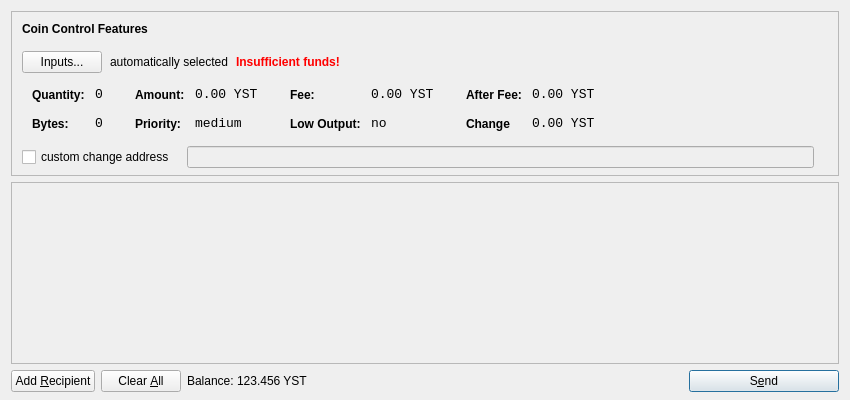
<?xml version="1.0" encoding="UTF-8"?>
<ui version="4.0">
 <class>SendCoinsDialog</class>
 <widget class="QDialog" name="SendCoinsDialog">
  <property name="geometry">
   <rect>
    <x>0</x>
    <y>0</y>
    <width>850</width>
    <height>400</height>
   </rect>
  </property>
  <property name="windowTitle">
   <string>Send Coins</string>
  </property>
  <layout class="QVBoxLayout" name="verticalLayout" stretch="0,1,0">
   <property name="bottomMargin">
    <number>8</number>
   </property>
   <item>
    <widget class="QFrame" name="frameCoinControl">
     <property name="sizePolicy">
      <sizepolicy hsizetype="Expanding" vsizetype="Expanding">
       <horstretch>0</horstretch>
       <verstretch>0</verstretch>
      </sizepolicy>
     </property>
     <property name="maximumSize">
      <size>
       <width>16777215</width>
       <height>16777215</height>
      </size>
     </property>
     <property name="frameShape">
      <enum>QFrame::StyledPanel</enum>
     </property>
     <property name="frameShadow">
      <enum>QFrame::Sunken</enum>
     </property>
     <layout class="QVBoxLayout" name="verticalLayoutCoinControl2">
      <property name="spacing">
       <number>-1</number>
      </property>
      <property name="leftMargin">
       <number>0</number>
      </property>
      <property name="topMargin">
       <number>0</number>
      </property>
      <property name="rightMargin">
       <number>0</number>
      </property>
      <property name="bottomMargin">
       <number>6</number>
      </property>
      <item>
       <layout class="QVBoxLayout" name="verticalLayoutCoinControl" stretch="0,0,0,0,1">
        <property name="spacing">
         <number>0</number>
        </property>
        <property name="leftMargin">
         <number>10</number>
        </property>
        <property name="topMargin">
         <number>10</number>
        </property>
        <item>
         <layout class="QHBoxLayout" name="horizontalLayoutCoinControl1">
          <property name="bottomMargin">
           <number>15</number>
          </property>
          <item>
           <widget class="QLabel" name="labelCoinControlFeatures">
            <property name="sizePolicy">
             <sizepolicy hsizetype="Preferred" vsizetype="Maximum">
              <horstretch>0</horstretch>
              <verstretch>0</verstretch>
             </sizepolicy>
            </property>
            <property name="font">
             <font>
              <weight>75</weight>
              <bold>true</bold>
             </font>
            </property>
            <property name="styleSheet">
             <string notr="true">font-weight:bold;</string>
            </property>
            <property name="text">
             <string>Coin Control Features</string>
            </property>
           </widget>
          </item>
         </layout>
        </item>
        <item>
         <layout class="QHBoxLayout" name="horizontalLayoutCoinControl2" stretch="0,0,0,0">
          <property name="spacing">
           <number>8</number>
          </property>
          <property name="bottomMargin">
           <number>10</number>
          </property>
          <item>
           <widget class="QPushButton" name="pushButtonCoinControl">
            <property name="styleSheet">
             <string notr="true"/>
            </property>
            <property name="text">
             <string>Inputs...</string>
            </property>
           </widget>
          </item>
          <item>
           <widget class="QLabel" name="labelCoinControlAutomaticallySelected">
            <property name="text">
             <string>automatically selected</string>
            </property>
            <property name="margin">
             <number>5</number>
            </property>
           </widget>
          </item>
          <item>
           <widget class="QLabel" name="labelCoinControlInsuffFunds">
            <property name="font">
             <font>
              <weight>75</weight>
              <bold>true</bold>
             </font>
            </property>
            <property name="styleSheet">
             <string notr="true">color:red;font-weight:bold;</string>
            </property>
            <property name="text">
             <string>Insufficient funds!</string>
            </property>
            <property name="margin">
             <number>5</number>
            </property>
           </widget>
          </item>
          <item>
           <spacer name="horizontalSpacerCoinControl">
            <property name="orientation">
             <enum>Qt::Horizontal</enum>
            </property>
            <property name="sizeHint" stdset="0">
             <size>
              <width>40</width>
              <height>1</height>
             </size>
            </property>
           </spacer>
          </item>
         </layout>
        </item>
        <item>
         <widget class="QWidget" name="widgetCoinControl" native="true">
          <property name="sizePolicy">
           <sizepolicy hsizetype="Preferred" vsizetype="Preferred">
            <horstretch>0</horstretch>
            <verstretch>0</verstretch>
           </sizepolicy>
          </property>
          <property name="minimumSize">
           <size>
            <width>0</width>
            <height>0</height>
           </size>
          </property>
          <property name="styleSheet">
           <string notr="true"/>
          </property>
          <layout class="QHBoxLayout" name="horizontalLayoutCoinControl5">
           <property name="margin">
            <number>0</number>
           </property>
           <item>
            <layout class="QHBoxLayout" name="horizontalLayoutCoinControl3" stretch="0,0,0,1">
             <property name="spacing">
              <number>20</number>
             </property>
             <property name="topMargin">
              <number>0</number>
             </property>
             <property name="bottomMargin">
              <number>10</number>
             </property>
             <item>
              <layout class="QFormLayout" name="formLayoutCoinControl1">
               <property name="horizontalSpacing">
                <number>10</number>
               </property>
               <property name="verticalSpacing">
                <number>14</number>
               </property>
               <property name="leftMargin">
                <number>10</number>
               </property>
               <property name="topMargin">
                <number>4</number>
               </property>
               <property name="rightMargin">
                <number>6</number>
               </property>
               <item row="0" column="0">
                <widget class="QLabel" name="labelCoinControlQuantityText">
                 <property name="styleSheet">
                  <string notr="true">font-weight:bold;</string>
                 </property>
                 <property name="text">
                  <string>Quantity:</string>
                 </property>
                 <property name="margin">
                  <number>0</number>
                 </property>
                </widget>
               </item>
               <item row="0" column="1">
                <widget class="QLabel" name="labelCoinControlQuantity">
                 <property name="font">
                  <font>
                   <family>Monospace</family>
                   <pointsize>10</pointsize>
                  </font>
                 </property>
                 <property name="cursor">
                  <cursorShape>IBeamCursor</cursorShape>
                 </property>
                 <property name="contextMenuPolicy">
                  <enum>Qt::ActionsContextMenu</enum>
                 </property>
                 <property name="text">
                  <string>0</string>
                 </property>
                 <property name="margin">
                  <number>0</number>
                 </property>
                 <property name="textInteractionFlags">
                  <set>Qt::LinksAccessibleByMouse|Qt::TextSelectableByKeyboard|Qt::TextSelectableByMouse</set>
                 </property>
                </widget>
               </item>
               <item row="1" column="0">
                <widget class="QLabel" name="labelCoinControlBytesText">
                 <property name="styleSheet">
                  <string notr="true">font-weight:bold;</string>
                 </property>
                 <property name="text">
                  <string>Bytes:</string>
                 </property>
                </widget>
               </item>
               <item row="1" column="1">
                <widget class="QLabel" name="labelCoinControlBytes">
                 <property name="font">
                  <font>
                   <family>Monospace</family>
                   <pointsize>10</pointsize>
                  </font>
                 </property>
                 <property name="cursor">
                  <cursorShape>IBeamCursor</cursorShape>
                 </property>
                 <property name="contextMenuPolicy">
                  <enum>Qt::ActionsContextMenu</enum>
                 </property>
                 <property name="text">
                  <string>0</string>
                 </property>
                 <property name="textInteractionFlags">
                  <set>Qt::LinksAccessibleByMouse|Qt::TextSelectableByKeyboard|Qt::TextSelectableByMouse</set>
                 </property>
                </widget>
               </item>
              </layout>
             </item>
             <item>
              <layout class="QFormLayout" name="formLayoutCoinControl2">
               <property name="horizontalSpacing">
                <number>10</number>
               </property>
               <property name="verticalSpacing">
                <number>14</number>
               </property>
               <property name="leftMargin">
                <number>6</number>
               </property>
               <property name="topMargin">
                <number>4</number>
               </property>
               <property name="rightMargin">
                <number>6</number>
               </property>
               <item row="0" column="0">
                <widget class="QLabel" name="labelCoinControlAmountText">
                 <property name="styleSheet">
                  <string notr="true">font-weight:bold;</string>
                 </property>
                 <property name="text">
                  <string>Amount:</string>
                 </property>
                 <property name="margin">
                  <number>0</number>
                 </property>
                </widget>
               </item>
               <item row="0" column="1">
                <widget class="QLabel" name="labelCoinControlAmount">
                 <property name="font">
                  <font>
                   <family>Monospace</family>
                   <pointsize>10</pointsize>
                  </font>
                 </property>
                 <property name="cursor">
                  <cursorShape>IBeamCursor</cursorShape>
                 </property>
                 <property name="contextMenuPolicy">
                  <enum>Qt::ActionsContextMenu</enum>
                 </property>
                 <property name="text">
                  <string>0.00 YST</string>
                 </property>
                 <property name="textInteractionFlags">
                  <set>Qt::LinksAccessibleByMouse|Qt::TextSelectableByKeyboard|Qt::TextSelectableByMouse</set>
                 </property>
                </widget>
               </item>
               <item row="1" column="0">
                <widget class="QLabel" name="labelCoinControlPriorityText">
                 <property name="styleSheet">
                  <string notr="true">font-weight:bold;</string>
                 </property>
                 <property name="text">
                  <string>Priority:</string>
                 </property>
                </widget>
               </item>
               <item row="1" column="1">
                <widget class="QLabel" name="labelCoinControlPriority">
                 <property name="font">
                  <font>
                   <family>Monospace</family>
                   <pointsize>10</pointsize>
                  </font>
                 </property>
                 <property name="cursor">
                  <cursorShape>IBeamCursor</cursorShape>
                 </property>
                 <property name="contextMenuPolicy">
                  <enum>Qt::ActionsContextMenu</enum>
                 </property>
                 <property name="text">
                  <string>medium</string>
                 </property>
                 <property name="textInteractionFlags">
                  <set>Qt::LinksAccessibleByMouse|Qt::TextSelectableByKeyboard|Qt::TextSelectableByMouse</set>
                 </property>
                </widget>
               </item>
              </layout>
             </item>
             <item>
              <layout class="QFormLayout" name="formLayoutCoinControl3">
               <property name="horizontalSpacing">
                <number>10</number>
               </property>
               <property name="verticalSpacing">
                <number>14</number>
               </property>
               <property name="leftMargin">
                <number>6</number>
               </property>
               <property name="topMargin">
                <number>4</number>
               </property>
               <property name="rightMargin">
                <number>6</number>
               </property>
               <item row="0" column="0">
                <widget class="QLabel" name="labelCoinControlFeeText">
                 <property name="styleSheet">
                  <string notr="true">font-weight:bold;</string>
                 </property>
                 <property name="text">
                  <string>Fee:</string>
                 </property>
                 <property name="margin">
                  <number>0</number>
                 </property>
                </widget>
               </item>
               <item row="0" column="1">
                <widget class="QLabel" name="labelCoinControlFee">
                 <property name="font">
                  <font>
                   <family>Monospace</family>
                   <pointsize>10</pointsize>
                  </font>
                 </property>
                 <property name="cursor">
                  <cursorShape>IBeamCursor</cursorShape>
                 </property>
                 <property name="contextMenuPolicy">
                  <enum>Qt::ActionsContextMenu</enum>
                 </property>
                 <property name="text">
                  <string>0.00 YST</string>
                 </property>
                 <property name="textInteractionFlags">
                  <set>Qt::LinksAccessibleByMouse|Qt::TextSelectableByKeyboard|Qt::TextSelectableByMouse</set>
                 </property>
                </widget>
               </item>
               <item row="1" column="0">
                <widget class="QLabel" name="labelCoinControlLowOutputText">
                 <property name="styleSheet">
                  <string notr="true">font-weight:bold;</string>
                 </property>
                 <property name="text">
                  <string>Low Output:</string>
                 </property>
                </widget>
               </item>
               <item row="1" column="1">
                <widget class="QLabel" name="labelCoinControlLowOutput">
                 <property name="font">
                  <font>
                   <family>Monospace</family>
                   <pointsize>10</pointsize>
                  </font>
                 </property>
                 <property name="cursor">
                  <cursorShape>IBeamCursor</cursorShape>
                 </property>
                 <property name="contextMenuPolicy">
                  <enum>Qt::ActionsContextMenu</enum>
                 </property>
                 <property name="text">
                  <string>no</string>
                 </property>
                 <property name="textInteractionFlags">
                  <set>Qt::LinksAccessibleByMouse|Qt::TextSelectableByKeyboard|Qt::TextSelectableByMouse</set>
                 </property>
                </widget>
               </item>
              </layout>
             </item>
             <item>
              <layout class="QFormLayout" name="formLayoutCoinControl4">
               <property name="horizontalSpacing">
                <number>10</number>
               </property>
               <property name="verticalSpacing">
                <number>14</number>
               </property>
               <property name="leftMargin">
                <number>6</number>
               </property>
               <property name="topMargin">
                <number>4</number>
               </property>
               <property name="rightMargin">
                <number>6</number>
               </property>
               <item row="0" column="0">
                <widget class="QLabel" name="labelCoinControlAfterFeeText">
                 <property name="styleSheet">
                  <string notr="true">font-weight:bold;</string>
                 </property>
                 <property name="text">
                  <string>After Fee:</string>
                 </property>
                 <property name="margin">
                  <number>0</number>
                 </property>
                </widget>
               </item>
               <item row="0" column="1">
                <widget class="QLabel" name="labelCoinControlAfterFee">
                 <property name="font">
                  <font>
                   <family>Monospace</family>
                   <pointsize>10</pointsize>
                  </font>
                 </property>
                 <property name="cursor">
                  <cursorShape>IBeamCursor</cursorShape>
                 </property>
                 <property name="contextMenuPolicy">
                  <enum>Qt::ActionsContextMenu</enum>
                 </property>
                 <property name="text">
                  <string>0.00 YST</string>
                 </property>
                 <property name="textInteractionFlags">
                  <set>Qt::LinksAccessibleByMouse|Qt::TextSelectableByKeyboard|Qt::TextSelectableByMouse</set>
                 </property>
                </widget>
               </item>
               <item row="1" column="0">
                <widget class="QLabel" name="labelCoinControlChangeText">
                 <property name="styleSheet">
                  <string notr="true">font-weight:bold;</string>
                 </property>
                 <property name="text">
                  <string>Change</string>
                 </property>
                </widget>
               </item>
               <item row="1" column="1">
                <widget class="QLabel" name="labelCoinControlChange">
                 <property name="font">
                  <font>
                   <family>Monospace</family>
                   <pointsize>10</pointsize>
                  </font>
                 </property>
                 <property name="cursor">
                  <cursorShape>IBeamCursor</cursorShape>
                 </property>
                 <property name="contextMenuPolicy">
                  <enum>Qt::ActionsContextMenu</enum>
                 </property>
                 <property name="text">
                  <string>0.00 YST</string>
                 </property>
                 <property name="textInteractionFlags">
                  <set>Qt::LinksAccessibleByMouse|Qt::TextSelectableByKeyboard|Qt::TextSelectableByMouse</set>
                 </property>
                </widget>
               </item>
              </layout>
             </item>
            </layout>
           </item>
          </layout>
         </widget>
        </item>
        <item>
         <layout class="QHBoxLayout" name="horizontalLayoutCoinControl4" stretch="0,0,0">
          <property name="spacing">
           <number>12</number>
          </property>
          <property name="sizeConstraint">
           <enum>QLayout::SetDefaultConstraint</enum>
          </property>
          <property name="topMargin">
           <number>5</number>
          </property>
          <property name="rightMargin">
           <number>5</number>
          </property>
          <item>
           <widget class="QCheckBox" name="checkBoxCoinControlChange">
            <property name="text">
             <string>custom change address</string>
            </property>
           </widget>
          </item>
          <item>
           <widget class="QLineEdit" name="lineEditCoinControlChange">
            <property name="enabled">
             <bool>false</bool>
            </property>
            <property name="sizePolicy">
             <sizepolicy hsizetype="Expanding" vsizetype="Fixed">
              <horstretch>0</horstretch>
              <verstretch>0</verstretch>
             </sizepolicy>
            </property>
           </widget>
          </item>
          <item>
           <widget class="QLabel" name="labelCoinControlChangeLabel">
            <property name="sizePolicy">
             <sizepolicy hsizetype="Preferred" vsizetype="Expanding">
              <horstretch>0</horstretch>
              <verstretch>0</verstretch>
             </sizepolicy>
            </property>
            <property name="minimumSize">
             <size>
              <width>0</width>
              <height>0</height>
             </size>
            </property>
            <property name="text">
             <string/>
            </property>
            <property name="margin">
             <number>3</number>
            </property>
           </widget>
          </item>
         </layout>
        </item>
        <item>
         <spacer name="verticalSpacerCoinControl">
          <property name="orientation">
           <enum>Qt::Vertical</enum>
          </property>
          <property name="sizeHint" stdset="0">
           <size>
            <width>800</width>
            <height>1</height>
           </size>
          </property>
         </spacer>
        </item>
       </layout>
      </item>
     </layout>
    </widget>
   </item>
   <item>
    <widget class="QScrollArea" name="scrollArea">
     <property name="widgetResizable">
      <bool>true</bool>
     </property>
     <widget class="QWidget" name="scrollAreaWidgetContents">
      <property name="geometry">
       <rect>
        <x>0</x>
        <y>0</y>
        <width>830</width>
        <height>165</height>
       </rect>
      </property>
      <layout class="QVBoxLayout" name="verticalLayout_2">
       <property name="margin">
        <number>0</number>
       </property>
       <item>
        <layout class="QVBoxLayout" name="entries">
         <property name="spacing">
          <number>6</number>
         </property>
        </layout>
       </item>
       <item>
        <spacer name="verticalSpacer">
         <property name="orientation">
          <enum>Qt::Vertical</enum>
         </property>
         <property name="sizeHint" stdset="0">
          <size>
           <width>20</width>
           <height>40</height>
          </size>
         </property>
        </spacer>
       </item>
      </layout>
     </widget>
    </widget>
   </item>
   <item>
    <layout class="QHBoxLayout" name="horizontalLayout">
     <item>
      <widget class="QPushButton" name="addButton">
       <property name="toolTip">
        <string>Send to multiple recipients at once</string>
       </property>
       <property name="text">
        <string>Add &amp;Recipient</string>
       </property>
       <property name="icon">
        <iconset resource="../bitcoin.qrc">
         <normaloff>:/icons/add</normaloff>:/icons/add</iconset>
       </property>
       <property name="autoDefault">
        <bool>false</bool>
       </property>
      </widget>
     </item>
     <item>
      <widget class="QPushButton" name="clearButton">
       <property name="sizePolicy">
        <sizepolicy hsizetype="Minimum" vsizetype="Fixed">
         <horstretch>0</horstretch>
         <verstretch>0</verstretch>
        </sizepolicy>
       </property>
       <property name="toolTip">
        <string>Remove all transaction fields</string>
       </property>
       <property name="text">
        <string>Clear &amp;All</string>
       </property>
       <property name="icon">
        <iconset resource="../bitcoin.qrc">
         <normaloff>:/icons/remove</normaloff>:/icons/remove</iconset>
       </property>
       <property name="autoRepeatDelay">
        <number>300</number>
       </property>
       <property name="autoDefault">
        <bool>false</bool>
       </property>
      </widget>
     </item>
     <item>
      <layout class="QHBoxLayout" name="horizontalLayout_2">
       <property name="spacing">
        <number>3</number>
       </property>
       <item>
        <widget class="QLabel" name="label">
         <property name="sizePolicy">
          <sizepolicy hsizetype="Preferred" vsizetype="Fixed">
           <horstretch>0</horstretch>
           <verstretch>0</verstretch>
          </sizepolicy>
         </property>
         <property name="text">
          <string>Balance:</string>
         </property>
        </widget>
       </item>
       <item>
        <widget class="QLabel" name="labelBalance">
         <property name="sizePolicy">
          <sizepolicy hsizetype="Preferred" vsizetype="Fixed">
           <horstretch>0</horstretch>
           <verstretch>0</verstretch>
          </sizepolicy>
         </property>
         <property name="cursor">
          <cursorShape>IBeamCursor</cursorShape>
         </property>
         <property name="text">
          <string>123.456 YST</string>
         </property>
         <property name="textInteractionFlags">
          <set>Qt::LinksAccessibleByMouse|Qt::TextSelectableByKeyboard|Qt::TextSelectableByMouse</set>
         </property>
        </widget>
       </item>
      </layout>
     </item>
     <item>
      <spacer name="horizontalSpacer">
       <property name="orientation">
        <enum>Qt::Horizontal</enum>
       </property>
       <property name="sizeHint" stdset="0">
        <size>
         <width>40</width>
         <height>20</height>
        </size>
       </property>
      </spacer>
     </item>
     <item>
      <widget class="QPushButton" name="sendButton">
       <property name="minimumSize">
        <size>
         <width>150</width>
         <height>0</height>
        </size>
       </property>
       <property name="toolTip">
        <string>Confirm the send action</string>
       </property>
       <property name="text">
        <string>S&amp;end</string>
       </property>
       <property name="icon">
        <iconset resource="../bitcoin.qrc">
         <normaloff>:/icons/send</normaloff>:/icons/send</iconset>
       </property>
       <property name="default">
        <bool>true</bool>
       </property>
      </widget>
     </item>
    </layout>
   </item>
  </layout>
 </widget>
 <resources>
  <include location="../bitcoin.qrc"/>
 </resources>
 <connections/>
</ui>
